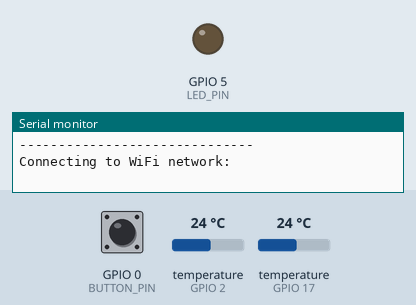
Simulated run of this sketch. Board: ESP32. Shown: output pins drawn as LEDs (lit = HIGH), the last lines printed to the serial monitor. The test bench sets the inputs (shaded band); at power-on: GPIO 0 (BUTTON_PIN) HIGH, temperature (sensors on GPIO 2, GPIO 17) 24 °C. WiFi joins after 1.5 s; servers stay silent unless stated; not simulated (calls return 0 or success): network_secret.h.

Above: at 0.1 s.
At 0.6 s:
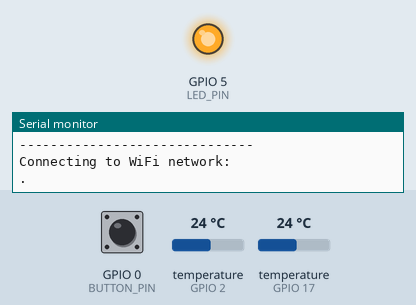
Timing chart, 0 to 2.5 s (numbered marks = the images above):
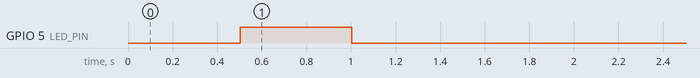

The sketch:

old.ino
```cpp
#include "WiFi.h"
#include "network_secret.h"
#include <OneWire.h>
#include <DallasTemperature.h>

// WiFi network name and password:
const char *networkName = NETWORK_NAME;
const char *networkPswd = NETWORK_PASSWORD;

// Internet domain to request from:
const char *hostDomain = "example.com";
const int hostPort = 80;

const int BUTTON_PIN = 0;
const int LED_PIN = 5;

bool try_onewire(int i)
{
  Serial.print("trying ");
  Serial.println(i);
  OneWire oneWire(i);
  DallasTemperature sensors(&oneWire);
  sensors.begin();
  sensors.begin();
  for (int j = 0; j < 10; j++)
  {
    int num_devices = sensors.getDeviceCount();
    sensors.requestTemperatures();
    float temperatureC = sensors.getTempCByIndex(0);
    if (num_devices > 0 || temperatureC > -126.99)
    {
      Serial.print(i);
      Serial.println(" works!");
      return true;
    }
    delay(500);
  }
  Serial.print(i);
  Serial.println(" doesn't work");
  return false;
}

void setup()
{
  // Initilize hardware:
  Serial.begin(115200);
  pinMode(BUTTON_PIN, INPUT_PULLUP);
  pinMode(LED_PIN, OUTPUT);

  // Connect to the WiFi network (see function below loop)
  connectToWiFi(networkName, networkPswd);

  // GPIO where the DS18B20 is connected to
  try_onewire(17);
  try_onewire(2);

  digitalWrite(LED_PIN, LOW); // LED off
  Serial.print("Press button 0 to connect to ");
  Serial.println(hostDomain);
}

void loop()
{
  if (digitalRead(BUTTON_PIN) == LOW)
  { // Check if button has been pressed
    while (digitalRead(BUTTON_PIN) == LOW)
      ; // Wait for button to be released

    digitalWrite(LED_PIN, HIGH); // Turn on LED
    //requestURL(hostDomain, hostPort); // Connect to server
    try_onewire(2);
    try_onewire(17);
    digitalWrite(LED_PIN, LOW); // Turn off LED
  }
}

void connectToWiFi(const char *ssid, const char *pwd)
{
  int ledState = 0;

  printLine();
  Serial.println("Connecting to WiFi network: " + String(ssid));

  WiFi.begin(ssid, pwd);

  while (WiFi.status() != WL_CONNECTED)
  {
    // Blink LED while we're connecting:
    digitalWrite(LED_PIN, ledState);
    ledState = (ledState + 1) % 2; // Flip ledState
    delay(500);
    Serial.print(".");
  }

  Serial.println();
  Serial.println("WiFi connected!");
  Serial.print("IP address: ");
  Serial.println(WiFi.localIP());
}

void requestURL(const char *host, uint8_t port)
{
  printLine();
  Serial.println("Connecting to domain: " + String(host));

  // Use WiFiClient class to create TCP connections
  WiFiClient client;
  if (!client.connect(host, port))
  {
    Serial.println("connection failed");
    return;
  }
  Serial.println("Connected!");
  printLine();

  // This will send the request to the server
  client.print((String) "GET / HTTP/1.1\r\n" +
               "Host: " + String(host) + "\r\n" +
               "Connection: close\r\n\r\n");
  unsigned long timeout = millis();
  while (client.available() == 0)
  {
    if (millis() - timeout > 5000)
    {
      Serial.println(">>> Client Timeout !");
      client.stop();
      return;
    }
  }

  // Read all the lines of the reply from server and print them to Serial
  while (client.available())
  {
    String line = client.readStringUntil('\r');
    Serial.print(line);
  }

  Serial.println();
  Serial.println("closing connection");
  client.stop();
}

void printLine()
{
  Serial.println();
  for (int i = 0; i < 30; i++)
  {
    Serial.print("-");
  }
  Serial.println();
}
```
